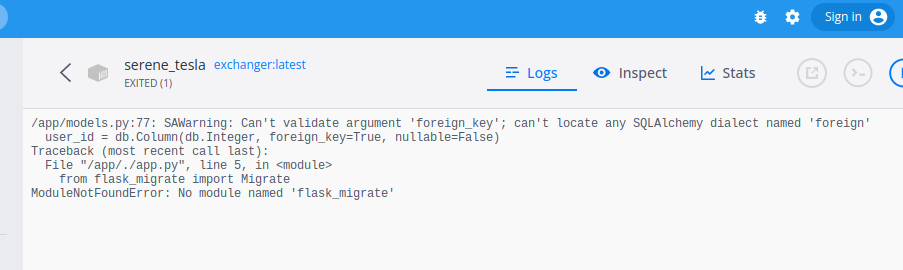
#> input picture uploads/2022-09-03_13-34-19.png, 903 x 270 px
$ python resize.py   (older library calls are emulated)
#> lines starting #> are read from the running program, lines starting #| are printed output that depends on the picture
from PIL import Image
import os

height = 512
width = 512

def resizer(infile):
#> called with infile = 'uploads/2022-09-03_13-34-19.png'
    file, ext = os.path.splitext(infile)
    with Image.open(infile) as im:
#> im is the input picture: PIL image 903x270 RGBA; mean R, G, B, A 212.7, 229.2, 243.1, 255
        new_img = im.resize((height, width), Image.ANTIALIAS)
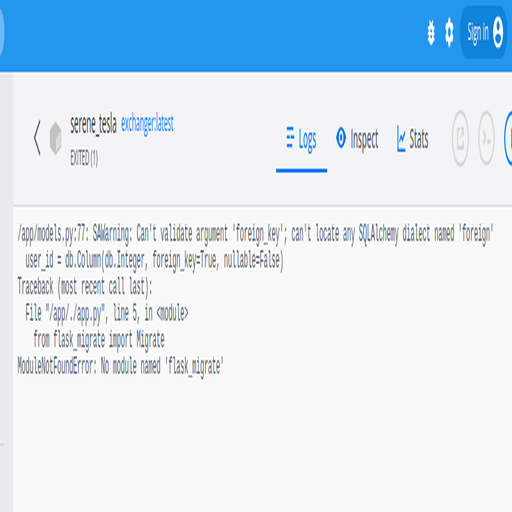
#> new_img: PIL image 512x512 RGBA; mean R, G, B, A 212.6, 229.1, 243, 255
#> (the run stopped early here; a loop or call above may not have finished)

$ run again, with uploads/2022-08-28_13-29-43.png copied over uploads/2022-09-03_13-34-19.png
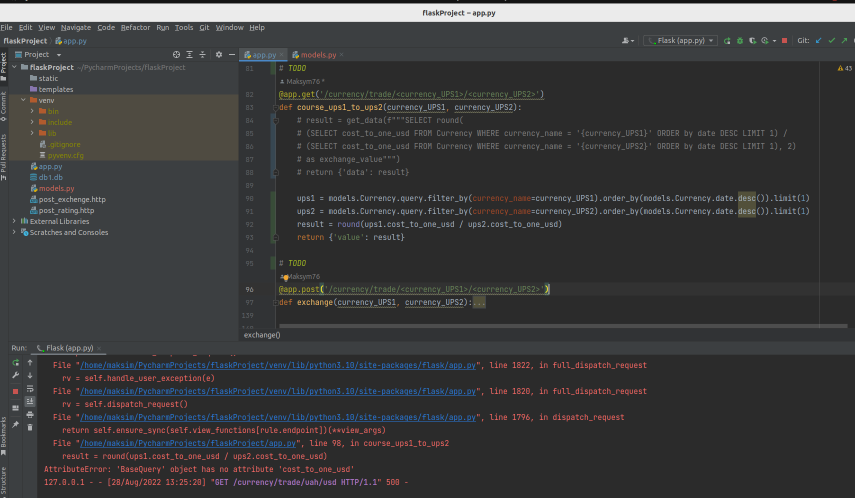
#> input picture uploads/2022-08-28_13-29-43.png, 1710 x 996 px (shown at 1/2 size)
#> in resizer, im is the input picture: PIL image 1710x996 RGBA; mean R, G, B, A 59.6, 59.9, 60.5, 255
#> in resizer, `new_img = im.resize((height, width), Image.ANTIALIAS)`:
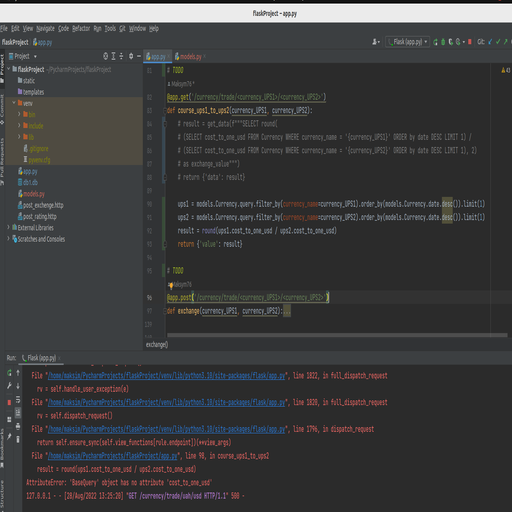
#> new_img: PIL image 512x512 RGBA; mean R, G, B, A 59.6, 59.9, 60.5, 255
